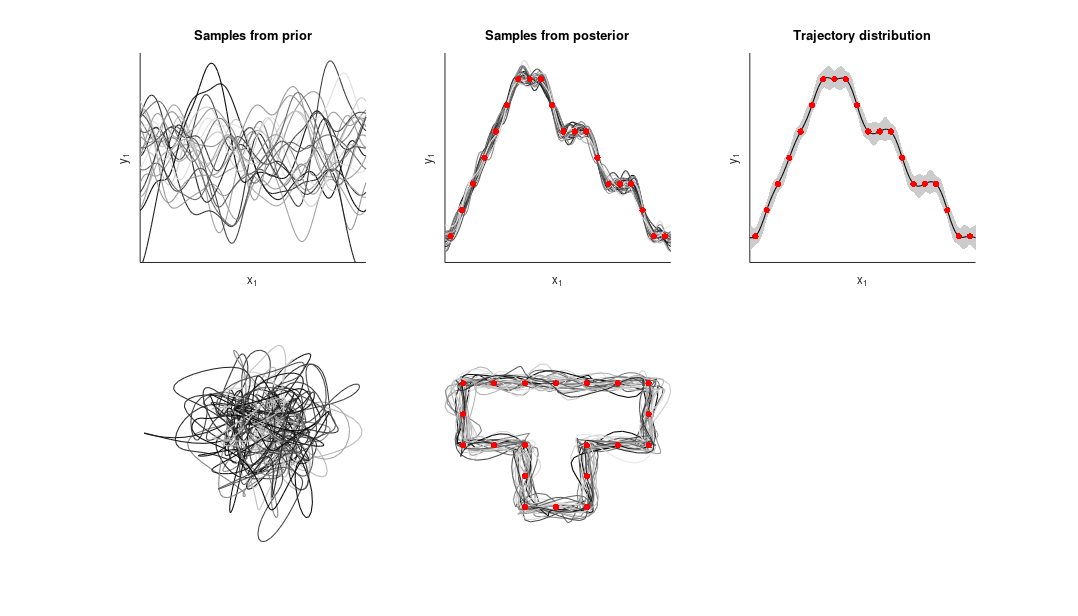

This figure's MATLAB source: (Note: this script raises an error after producing the figure.)
function demo_GPR_closedShape01
% Closed shape modeling with sequential points and RBFs in Gaussian process regression (GPR) 
% 
% If this code is useful for your research, please cite the related publication:
% @incollection{Calinon19chapter,
% 	author="Calinon, S. and Lee, D.",
% 	title="Learning Control",
% 	booktitle="Humanoid Robotics: a Reference",
% 	publisher="Springer",
% 	editor="Vadakkepat, P. and Goswami, A.", 
% 	year="2019",
% 	doi="10.1007/978-94-007-7194-9_68-1",
% 	pages="1--52"
% }
% 
% Copyright (c) 2019 Idiap Research Institute, http://idiap.ch/
% Written by Sylvain Calinon, http://calinon.ch/
% 
% This file is part of PbDlib, http://www.idiap.ch/software/pbdlib/
% 
% PbDlib is free software: you can redistribute it and/or modify
% it under the terms of the GNU General Public License version 3 as
% published by the Free Software Foundation.
% 
% PbDlib is distributed in the hope that it will be useful,
% but WITHOUT ANY WARRANTY; without even the implied warranty of
% MERCHANTABILITY or FITNESS FOR A PARTICULAR PURPOSE. See the
% GNU General Public License for more details.
% 
% You should have received a copy of the GNU General Public License
% along with PbDlib. If not, see <http://www.gnu.org/licenses/>.

addpath('./m_fcts/');


%% Parameters
%%%%%%%%%%%%%%%%%%%%%%%%%%%%%%%%%%%%%%%%%%%%%%%%%%%%%%%%%%%%%%%%%%%%%%%%%
nbVarX = 1; %Dimension of x
nbVarY = 2; %Dimension of y 
% nbVar = nbVarX + nbVarY; %Dimension of datapoint (x,y)
% nbData = 16; %Number of datapoints
nbDataRepro = 100; %Number of datapoints in a reproduction
nbRepros = 50; %Number of randomly sampled reproductions
p(1)=1E-1; p(2)=1E-1; p(3)=1E-5; %GPR parameters (here, for squared exponential kernels and noisy observations)
% SigmaY = [5, 2; 2, .1];
SigmaY = eye(nbVarY);


%% Generate data
%%%%%%%%%%%%%%%%%%%%%%%%%%%%%%%%%%%%%%%%%%%%%%%%%%%%%%%%%%%%%%%%%%%%%%%%%%%
% y = randn(nbVarY, nbData) * 1E-1;
y = [-3 -2 -1  0  1  2  3  3  3  2  1  1  1  0 -1 -1 -1 -2 -3 -3;
		  2  2  2  2  2  2  2  1  0  0  0 -1 -2 -2 -2 -1  0  0  0  1] .*1E-2;
nbData = size(y,2);
x = linspace(0+.5/nbData, 1-.5/nbData, nbData);

Data = [x; y];


%% Reproduction with GPR
%%%%%%%%%%%%%%%%%%%%%%%%%%%%%%%%%%%%%%%%%%%%%%%%%%%%%%%%%%%%%%%%%%%%%%%%%
%GPR precomputation (here, with a naive implementation of the inverse)
K = covFct(x, x, p, 1); %Inclusion of noise on the inputs

%Mean trajectory computation
xs = linspace(0,1,nbDataRepro);
Ks = covFct(xs, x, p);
r(1).Data = [xs; (Ks / K * y')']; 

%Uncertainty evaluation
Kss = covFct(xs, xs, p); 
S = Kss - Ks / K * Ks';
r(1).SigmaOut = zeros(nbVarY,nbVarY,nbData);
for t=1:nbDataRepro
% 	r(1).SigmaOut(:,:,t) = eye(nbVarY) * S(t,t); 
	r(1).SigmaOut(:,:,t) = SigmaY * S(t,t); 
end

%Generate stochastic samples from the prior 
[V,D] = eig(Kss);
for n=2:nbRepros/2
	yp = real(V*D^.5) * randn(nbDataRepro,nbVarY) * SigmaY .* 2E-1; 
	r(n).Data = [xs; yp'];
end

%Generate stochastic samples from the posterior 
[V,D] = eig(S);
for n=nbRepros/2+1:nbRepros
	ys = real(V*D^.5) * randn(nbDataRepro,nbVarY) * SigmaY .* 0.5 + r(1).Data(nbVarX+1:end,:)'; 
	r(n).Data = [xs; ys'];
end


%% Timeline plots 
%%%%%%%%%%%%%%%%%%%%%%%%%%%%%%%%%%%%%%%%%%%%%%%%%%%%%%%%%%%%%%%%%%%%%%%%%
figure('PaperPosition',[0 0 14 8],'position',[10 10 2500 1300]); 
limAxes = [0, 1, -.04 .04];

%Prior samples
subplot(2,3,1); hold on; title('Samples from prior','fontsize',12);
for n=2:nbRepros/2
	plot(r(n).Data(1,:), r(n).Data(2,:), '-','lineWidth',1,'color',[.9 .9 .9]*rand(1));
end
set(gca,'xtick',[],'ytick',[]); axis([0,1,-.2,.2]);
xlabel('x_1'); ylabel('y_1');

%Posterior samples
subplot(2,3,2); hold on;  title('Samples from posterior','fontsize',12);
for n=nbRepros/2+1:nbRepros
	plot(r(n).Data(1,:), r(n).Data(2,:), '-','lineWidth',1,'color',[.9 .9 .9]*rand(1));
end
plot(Data(1,:), Data(2,:), '.','markersize',18,'color',[1 0 0]);
set(gca,'xtick',[],'ytick',[]); axis(limAxes);
xlabel('x_1'); ylabel('y_1');

%Trajectory distribution
subplot(2,3,3); hold on;  title('Trajectory distribution','fontsize',12);
patch([r(1).Data(1,:), r(1).Data(1,end:-1:1)], ...
	[r(1).Data(2,:)+squeeze(r(1).SigmaOut(1,1,:).^.5)', r(1).Data(2,end:-1:1)-squeeze(r(1).SigmaOut(1,1,end:-1:1).^.5)'], ...
	[.8 .8 .8],'edgecolor','none');
plot(r(1).Data(1,:), r(1).Data(2,:), '-','lineWidth',1,'color',[0 0 0]);
plot(Data(1,:), Data(2,:), '.','markersize',18,'color',[1 0 0]);
set(gca,'xtick',[],'ytick',[]); axis(limAxes);
xlabel('x_1'); ylabel('y_1');


%% Spatial plots 
%%%%%%%%%%%%%%%%%%%%%%%%%%%%%%%%%%%%%%%%%%%%%%%%%%%%%%%%%%%%%%%%%%%%%%%%%
%Prior samples
subplot(2,3,4); hold on; axis off; 
for n=2:nbRepros/2
	plot(r(n).Data(2,:), r(n).Data(3,:), '-','lineWidth',1,'color',[.9 .9 .9]*rand(1));
end
axis equal;

%Posterior samples
subplot(2,3,5); hold on; axis off; 
for n=nbRepros/2+1:nbRepros
	plot(r(n).Data(2,:), r(n).Data(3,:), '-','lineWidth',1,'color',[.9 .9 .9]*rand(1));
end
plot(Data(2,:), Data(3,:), '.','markersize',18,'color',[1 0 0]);
axis equal;

%Trajectory distribution
subplot(2,3,6); hold on; axis off; 
plotGMM(r(1).Data(2:3,:), r(1).SigmaOut, [.8 .8 .8], .1);
plot(r(1).Data(2,:), r(1).Data(3,:), '-','lineWidth',1,'color',[0 0 0]);
plot(Data(2,:), Data(3,:), '.','markersize',18,'color',[1 0 0]);
axis equal;

% print('-dpng','graphs/GPR_closedShape05.png');
pause;
close all;
end

% %User-defined distance function
% function d = distfun(x1,x2)
% % 	d = (x1*x2').^4 + (x1*x2').^3 + (x1*x2').^2 + x1*x2' + 1E-1;
% 	d = exp(-1E1 .* (x1-x2).^2);
% end

function K = covFct(x1, x2, p, flag_noiseObs)
	if nargin<4
		flag_noiseObs = 0;
	end

% 	%Kernel with user-defined distance function
% 	K = pdist2(x1', x2', @distfun); 

	%Standard periodic RBF kernel functions
	K = p(1) .* exp(-p(2)^-1 .* sin(pi.*pdist2(x1',x2')).^2);
	
% 	%Fixed periodic RBF kernel functions (see e.g. Eqs (15.88)+(16.1) p.534 of Kevin Murphy's book)
% 	nbStates = 50;
% 	Mu = linspace(0,1,nbStates);
% 	h1 = p(1) .* exp(-p(2)^-1 .* sin(pi.*pdist2(Mu',x1')).^2);
% 	h2 = p(1) .* exp(-p(2)^-1 .* sin(pi.*pdist2(Mu',x2')).^2);
% % 	h1 = h1 ./ repmat(sum(h1,1),nbStates,1);
% % 	h2 = h2 ./ repmat(sum(h2,1),nbStates,1);
% 	K = h1' * h2; %The rank of K is at most nbStates
	
	if flag_noiseObs==1
		K = K + p(3) * eye(size(x1,2),size(x2,2)); %Consideration of noisy observation y
	end
end